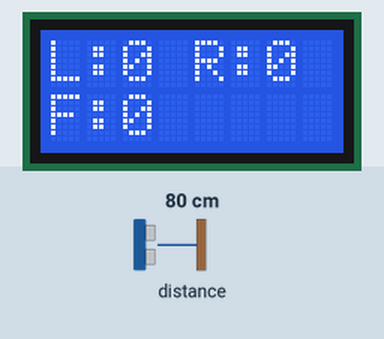
Simulated run of this sketch. Board: Arduino Leonardo, built with avr-gcc and run on an emulated ATmega32U4. Shown: 8×2 character LCD. The test bench sets the inputs (shaded band); at power-on: distance to the obstacle 80 cm.

Above: at 1.2 s.
1.3 s: distance to the obstacle set to 2 cm
At 1.9 s:
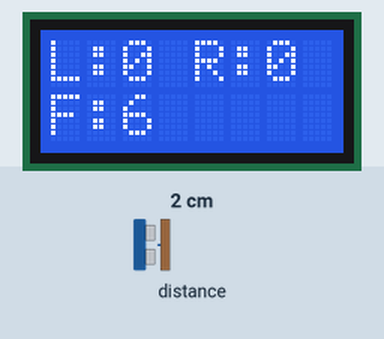
2.8 s: distance to the obstacle set to 18 cm
At 4.0 s:
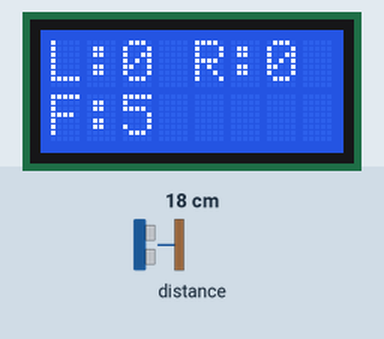
4.3 s: distance to the obstacle set to 35 cm
At 5.2 s:
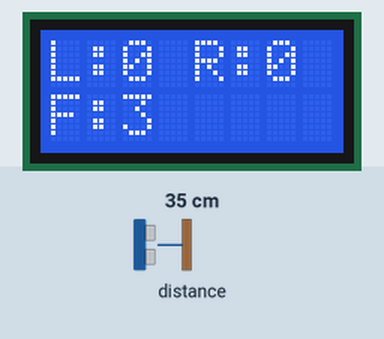
Timing chart, 0 to 7.3 s (numbered marks = the images above; inputs shaded):
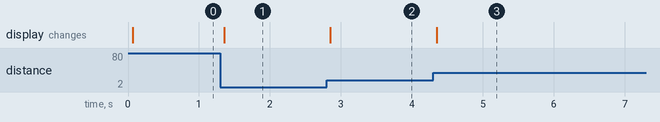

The sketch:

SeLjuset.ino
```cpp
// (licence header left out)
#include <Wire.h>
#include <Zumo32U4.h>

Zumo32U4LCD lcd;
Zumo32U4ProximitySensors avstandsSensorer;

void setup()
{
  avstandsSensorer.initThreeSensors(); /* Det finns 3 avstånsdsensorer */
}

void loop()
{
  uint16_t avstandsSensorVarden[3];

  // Läs linjesensorerna.
  avstandsSensorer.read();
  avstandsSensorVarden[0] = avstandsSensorer.countsLeftWithLeftLeds();
  avstandsSensorVarden[1] = avstandsSensorer.countsFrontWithLeftLeds();
  avstandsSensorVarden[2] = avstandsSensorer.countsRightWithRightLeds();

  // Skriv ut på LCD display
  lcd.clear();
  lcd.print("L:");
  lcd.print(avstandsSensorVarden[0]); // Avståndssensorn längst till vänster
  lcd.print(" R:");
  lcd.print(avstandsSensorVarden[2]); // Avståndssensorn i mitten
  lcd.gotoXY(0, 1);
  lcd.print("F:");
  lcd.print(avstandsSensorVarden[1]); // Avståndssensorn längst till höger

  delay(100); // Vänta 1/10 sekund = 100mS
}
```

Measured:
- after the input at 1.3 s, the display: changes after 0.05 s (image 1)
- after the input at 2.8 s, the display: changes after 0.05 s (image 2)
- after the input at 4.3 s, the display: changes after 0.05 s (image 3)
